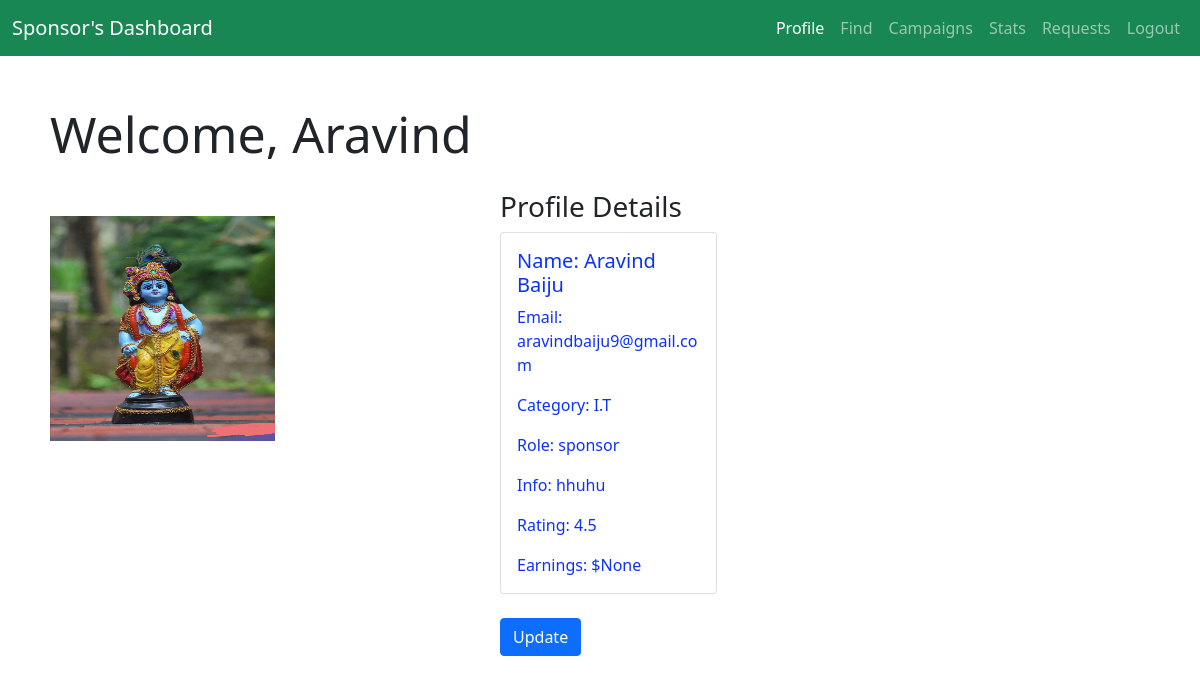
Page /sponsor_dashboard (signed in) on the committed database.
### app.py (models this page shows)
class User(db.Model, UserMixin):
    id = db.Column(db.Integer, primary_key=True)
    fname = db.Column(db.String(50), nullable=False)
    lname = db.Column(db.String(50), nullable=False)
    email = db.Column(db.String(100), unique=True, nullable=False)
    password = db.Column(db.String(200), nullable=False)
    category = db.Column(db.String(50), nullable=False)
    role = db.Column(db.String(50), nullable=False)
    info = db.Column(db.Text, nullable=True)
    profile_pic = db.Column(db.String(100), default='default.jpeg')
    rating = db.Column(db.Integer)
    earnings = db.Column(db.Float)
    @property
    def is_active(self):
        return True

### app.py (the view)
@app.route('/sponsor_dashboard')
@login_required
def sponsor_dashboard():
   return render_template('sponsor_dashboard.html',fname=current_user.fname,user=current_user)

### app.py (called while the page is built)
@login_manager.user_loader
def load_user(user_id):
    return User.query.get(int(user_id))

### templates/sponsor_dashboard.html (shortened to what this page needs)
<!DOCTYPE html>
<html lang="en">
<head>
    <link rel="stylesheet" href="/static/style.css">
    <link href="https://cdn.jsdelivr.net/npm/bootstrap@5.0.2/dist/css/bootstrap.min.css" rel="stylesheet">
</head>
<body>
    <div id="container">
        <div id="panel">
            <nav class="navbar navbar-expand-sm bg-success navbar-dark" id="navi">
                <div class="container-fluid">
                    <a class="navbar-brand" href="#">Sponsor's Dashboard</a>
                    <ul class="navbar-nav ml-auto">
                        <div class="collapse navbar-collapse justify-content-end" id="navbarNavDropdown">
                            <ul class="navbar-nav">
                                <li class="nav-item">
                                    <a class="nav-link active" href="/sponsor_dashboard">Profile</a>
                                </li>
                                <li class="nav-item">
                                    <a class="nav-link" href="/find_sponsor">Find</a>
                                </li>
                                <li class="nav-item">
                                    <a class="nav-link" aria-current="page" href="/campaigns">Campaigns</a>
                                </li>
                                <li class="nav-item">
                                    <a class="nav-link" href="#">Stats</a>
                                </li>
                                <li class="nav-item">
                                    <a class="nav-link" aria-current="page" href="/request_s">Requests</a>
                                </li>
                                <li class="nav-item">
                                    <a class="nav-link" href="/logout">Logout</a>
                                </li>
                            </ul>
                        </div>
                    </ul>
                </div>
            </nav>
            <br><br>
            <h1>Welcome, {{ user.fname }}</h1>
            <br>
            <div class="profile-pic" data-bs-toggle="modal" data-bs-target="#profilePicModal">
                <img src="{{ url_for('static', filename='profile_pics/' ~ user.profile_pic) }}" alt="Profile Picture">
            </div>
            <br>
            <div class="container1">
                <div class="row">
                    <div class="col">
                        <div class="inside">
                            <h3>Profile Details</h3>
                            <div class="row">
                                <div class="col-md-4">
                                    <div class="card mb-4">
                                        <div class="card-body">
                                            <h5 class="card-title">Name: {{ user.fname }} {{ user.lname }}</h5>
                                            <p class="card-text">Email: {{ user.email }}</p>
                                            <p class="card-text">Category: {{ user.category }}</p>
                                            <p class="card-text">Role: {{ user.role }}</p>
                                            <p class="card-text">Info: {{ user.info }}</p>
                                            <p class="card-text">Rating: {{ user.rating }}</p>
                                            <p class="card-text">Earnings: ${{ user.earnings }}</p>
                                        </div>
                                    </div>
                                </div>
                            </div>
                            <button type="button" class="btn btn-primary" data-bs-toggle="modal" data-bs-target="#updateUserModal">
                                Update
                            </button>
                        </div>
                    </div>
                </div>
            </div>
        </div>
    </div>
</body>
</html>

### Static/style.css (style rules this page uses)
* { margin: 0px; }

### templates/sponsor_dashboard.html (style rules this page uses)
h1 { margin-left:50px ; font-size: 50px; }
.profile-pic { width: 300px; height: 300px; border-radius: 50%; margin-top: 20px; margin-left: 50px; display: flex; box-shadow: 50px; border-color:red ; }
.profile-pic img { width: 75%; height: 75%; border-radius: 0%; box-shadow: 50px; border-color:red ; }
.container1 { margin-top: -350px; margin-left: 500px; }
.card-body { color: rgba(0, 42, 250, 0.962); margin-left: 0px; }

### rows in the picture
User: fname "Aravind", profile_pic (placeholder picture), lname "Baiju", email "aravindbaiju9@gmail.com", category "I.T", role "sponsor", info "hhuhu", rating "4.5", earnings "None"
